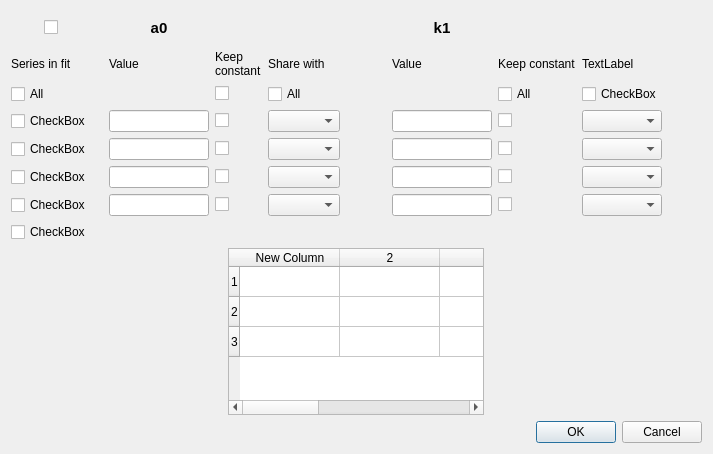
<?xml version="1.0" encoding="UTF-8"?>
<ui version="4.0">
 <class>Dialog</class>
 <widget class="QDialog" name="Dialog">
  <property name="geometry">
   <rect>
    <x>0</x>
    <y>0</y>
    <width>713</width>
    <height>454</height>
   </rect>
  </property>
  <property name="windowTitle">
   <string>Dialog</string>
  </property>
  <layout class="QVBoxLayout" name="verticalLayout">
   <item>
    <layout class="QGridLayout" name="gridLayout">
     <property name="verticalSpacing">
      <number>6</number>
     </property>
     <item row="1" column="5">
      <widget class="QLabel" name="label_14">
       <property name="sizePolicy">
        <sizepolicy hsizetype="Preferred" vsizetype="Preferred">
         <horstretch>0</horstretch>
         <verstretch>0</verstretch>
        </sizepolicy>
       </property>
       <property name="text">
        <string>Share with</string>
       </property>
      </widget>
     </item>
     <item row="0" column="2">
      <widget class="QWidget" name="widget_2" native="true"/>
     </item>
     <item row="3" column="4">
      <widget class="QCheckBox" name="checkBox">
       <property name="sizePolicy">
        <sizepolicy hsizetype="Maximum" vsizetype="Fixed">
         <horstretch>0</horstretch>
         <verstretch>0</verstretch>
        </sizepolicy>
       </property>
       <property name="layoutDirection">
        <enum>Qt::LeftToRight</enum>
       </property>
       <property name="text">
        <string/>
       </property>
      </widget>
     </item>
     <item row="3" column="11">
      <widget class="QComboBox" name="comboBox_5"/>
     </item>
     <item row="1" column="8">
      <widget class="QLabel" name="label_10">
       <property name="sizePolicy">
        <sizepolicy hsizetype="Preferred" vsizetype="Maximum">
         <horstretch>0</horstretch>
         <verstretch>0</verstretch>
        </sizepolicy>
       </property>
       <property name="text">
        <string>Value</string>
       </property>
      </widget>
     </item>
     <item row="1" column="9">
      <widget class="QLabel" name="label_12">
       <property name="sizePolicy">
        <sizepolicy hsizetype="Preferred" vsizetype="Maximum">
         <horstretch>0</horstretch>
         <verstretch>0</verstretch>
        </sizepolicy>
       </property>
       <property name="text">
        <string>Keep constant</string>
       </property>
      </widget>
     </item>
     <item row="3" column="0">
      <widget class="QCheckBox" name="checkBox_9">
       <property name="sizePolicy">
        <sizepolicy hsizetype="Maximum" vsizetype="Fixed">
         <horstretch>0</horstretch>
         <verstretch>0</verstretch>
        </sizepolicy>
       </property>
       <property name="text">
        <string>CheckBox</string>
       </property>
      </widget>
     </item>
     <item row="3" column="8">
      <widget class="QLineEdit" name="lineEdit_6">
       <property name="sizePolicy">
        <sizepolicy hsizetype="Maximum" vsizetype="Fixed">
         <horstretch>0</horstretch>
         <verstretch>0</verstretch>
        </sizepolicy>
       </property>
       <property name="maximumSize">
        <size>
         <width>100</width>
         <height>16777215</height>
        </size>
       </property>
      </widget>
     </item>
     <item row="1" column="11">
      <widget class="QLabel" name="label_6">
       <property name="text">
        <string>TextLabel</string>
       </property>
       <property name="buddy">
        <cstring></cstring>
       </property>
      </widget>
     </item>
     <item row="3" column="3">
      <widget class="QLineEdit" name="lineEdit">
       <property name="sizePolicy">
        <sizepolicy hsizetype="Maximum" vsizetype="Fixed">
         <horstretch>0</horstretch>
         <verstretch>0</verstretch>
        </sizepolicy>
       </property>
       <property name="maximumSize">
        <size>
         <width>100</width>
         <height>16777215</height>
        </size>
       </property>
      </widget>
     </item>
     <item row="4" column="11">
      <widget class="QComboBox" name="comboBox_6"/>
     </item>
     <item row="0" column="6">
      <widget class="QWidget" name="widget_3" native="true"/>
     </item>
     <item row="3" column="1">
      <widget class="QWidget" name="widget" native="true"/>
     </item>
     <item row="6" column="11">
      <widget class="QComboBox" name="comboBox_8"/>
     </item>
     <item row="2" column="5">
      <widget class="QCheckBox" name="checkBox_16">
       <property name="text">
        <string>All</string>
       </property>
      </widget>
     </item>
     <item row="0" column="3">
      <widget class="QLabel" name="label">
       <property name="font">
        <font>
         <pointsize>11</pointsize>
         <weight>75</weight>
         <bold>true</bold>
        </font>
       </property>
       <property name="frameShape">
        <enum>QFrame::NoFrame</enum>
       </property>
       <property name="text">
        <string>a0</string>
       </property>
       <property name="alignment">
        <set>Qt::AlignCenter</set>
       </property>
      </widget>
     </item>
     <item row="0" column="8">
      <widget class="QLabel" name="label_3">
       <property name="font">
        <font>
         <pointsize>11</pointsize>
         <weight>75</weight>
         <bold>true</bold>
        </font>
       </property>
       <property name="text">
        <string>k1</string>
       </property>
       <property name="alignment">
        <set>Qt::AlignCenter</set>
       </property>
      </widget>
     </item>
     <item row="2" column="11">
      <widget class="QCheckBox" name="checkBox_17">
       <property name="text">
        <string>CheckBox</string>
       </property>
      </widget>
     </item>
     <item row="2" column="9">
      <widget class="QCheckBox" name="checkBox_15">
       <property name="text">
        <string>All</string>
       </property>
      </widget>
     </item>
     <item row="7" column="0">
      <widget class="QCheckBox" name="checkBox_18">
       <property name="text">
        <string>CheckBox</string>
       </property>
      </widget>
     </item>
     <item row="6" column="5">
      <widget class="QComboBox" name="comboBox_4"/>
     </item>
     <item row="4" column="8">
      <widget class="QLineEdit" name="lineEdit_7">
       <property name="sizePolicy">
        <sizepolicy hsizetype="Maximum" vsizetype="Fixed">
         <horstretch>0</horstretch>
         <verstretch>0</verstretch>
        </sizepolicy>
       </property>
       <property name="maximumSize">
        <size>
         <width>100</width>
         <height>16777215</height>
        </size>
       </property>
      </widget>
     </item>
     <item row="4" column="4">
      <widget class="QCheckBox" name="checkBox_2">
       <property name="sizePolicy">
        <sizepolicy hsizetype="Maximum" vsizetype="Fixed">
         <horstretch>0</horstretch>
         <verstretch>0</verstretch>
        </sizepolicy>
       </property>
       <property name="layoutDirection">
        <enum>Qt::LeftToRight</enum>
       </property>
       <property name="text">
        <string/>
       </property>
      </widget>
     </item>
     <item row="5" column="0">
      <widget class="QCheckBox" name="checkBox_11">
       <property name="sizePolicy">
        <sizepolicy hsizetype="Maximum" vsizetype="Fixed">
         <horstretch>0</horstretch>
         <verstretch>0</verstretch>
        </sizepolicy>
       </property>
       <property name="text">
        <string>CheckBox</string>
       </property>
      </widget>
     </item>
     <item row="4" column="3">
      <widget class="QLineEdit" name="lineEdit_2">
       <property name="sizePolicy">
        <sizepolicy hsizetype="Maximum" vsizetype="Fixed">
         <horstretch>0</horstretch>
         <verstretch>0</verstretch>
        </sizepolicy>
       </property>
       <property name="maximumSize">
        <size>
         <width>100</width>
         <height>16777215</height>
        </size>
       </property>
      </widget>
     </item>
     <item row="4" column="0">
      <widget class="QCheckBox" name="checkBox_10">
       <property name="sizePolicy">
        <sizepolicy hsizetype="Maximum" vsizetype="Fixed">
         <horstretch>0</horstretch>
         <verstretch>0</verstretch>
        </sizepolicy>
       </property>
       <property name="text">
        <string>CheckBox</string>
       </property>
      </widget>
     </item>
     <item row="5" column="4">
      <widget class="QCheckBox" name="checkBox_3">
       <property name="sizePolicy">
        <sizepolicy hsizetype="Maximum" vsizetype="Fixed">
         <horstretch>0</horstretch>
         <verstretch>0</verstretch>
        </sizepolicy>
       </property>
       <property name="layoutDirection">
        <enum>Qt::LeftToRight</enum>
       </property>
       <property name="text">
        <string/>
       </property>
      </widget>
     </item>
     <item row="5" column="3">
      <widget class="QLineEdit" name="lineEdit_3">
       <property name="sizePolicy">
        <sizepolicy hsizetype="Maximum" vsizetype="Fixed">
         <horstretch>0</horstretch>
         <verstretch>0</verstretch>
        </sizepolicy>
       </property>
       <property name="maximumSize">
        <size>
         <width>100</width>
         <height>16777215</height>
        </size>
       </property>
      </widget>
     </item>
     <item row="4" column="9">
      <widget class="QCheckBox" name="checkBox_5">
       <property name="sizePolicy">
        <sizepolicy hsizetype="Maximum" vsizetype="Fixed">
         <horstretch>0</horstretch>
         <verstretch>0</verstretch>
        </sizepolicy>
       </property>
       <property name="text">
        <string/>
       </property>
      </widget>
     </item>
     <item row="3" column="5">
      <widget class="QComboBox" name="comboBox"/>
     </item>
     <item row="4" column="5">
      <widget class="QComboBox" name="comboBox_2"/>
     </item>
     <item row="5" column="11">
      <widget class="QComboBox" name="comboBox_7"/>
     </item>
     <item row="5" column="9">
      <widget class="QCheckBox" name="checkBox_7">
       <property name="sizePolicy">
        <sizepolicy hsizetype="Maximum" vsizetype="Fixed">
         <horstretch>0</horstretch>
         <verstretch>0</verstretch>
        </sizepolicy>
       </property>
       <property name="text">
        <string/>
       </property>
      </widget>
     </item>
     <item row="6" column="8">
      <widget class="QLineEdit" name="lineEdit_5">
       <property name="sizePolicy">
        <sizepolicy hsizetype="Maximum" vsizetype="Fixed">
         <horstretch>0</horstretch>
         <verstretch>0</verstretch>
        </sizepolicy>
       </property>
       <property name="maximumSize">
        <size>
         <width>100</width>
         <height>16777215</height>
        </size>
       </property>
      </widget>
     </item>
     <item row="6" column="4">
      <widget class="QCheckBox" name="checkBox_4">
       <property name="sizePolicy">
        <sizepolicy hsizetype="Maximum" vsizetype="Fixed">
         <horstretch>0</horstretch>
         <verstretch>0</verstretch>
        </sizepolicy>
       </property>
       <property name="layoutDirection">
        <enum>Qt::LeftToRight</enum>
       </property>
       <property name="text">
        <string/>
       </property>
      </widget>
     </item>
     <item row="6" column="0">
      <widget class="QCheckBox" name="checkBox_12">
       <property name="sizePolicy">
        <sizepolicy hsizetype="Maximum" vsizetype="Fixed">
         <horstretch>0</horstretch>
         <verstretch>0</verstretch>
        </sizepolicy>
       </property>
       <property name="text">
        <string>CheckBox</string>
       </property>
      </widget>
     </item>
     <item row="6" column="3">
      <widget class="QLineEdit" name="lineEdit_4">
       <property name="sizePolicy">
        <sizepolicy hsizetype="Maximum" vsizetype="Fixed">
         <horstretch>0</horstretch>
         <verstretch>0</verstretch>
        </sizepolicy>
       </property>
       <property name="maximumSize">
        <size>
         <width>100</width>
         <height>16777215</height>
        </size>
       </property>
      </widget>
     </item>
     <item row="5" column="8">
      <widget class="QLineEdit" name="lineEdit_8">
       <property name="sizePolicy">
        <sizepolicy hsizetype="Maximum" vsizetype="Fixed">
         <horstretch>0</horstretch>
         <verstretch>0</verstretch>
        </sizepolicy>
       </property>
       <property name="maximumSize">
        <size>
         <width>100</width>
         <height>16777215</height>
        </size>
       </property>
      </widget>
     </item>
     <item row="6" column="9">
      <widget class="QCheckBox" name="checkBox_6">
       <property name="sizePolicy">
        <sizepolicy hsizetype="Maximum" vsizetype="Fixed">
         <horstretch>0</horstretch>
         <verstretch>0</verstretch>
        </sizepolicy>
       </property>
       <property name="text">
        <string/>
       </property>
      </widget>
     </item>
     <item row="2" column="4">
      <widget class="QCheckBox" name="checkBox_14">
       <property name="sizePolicy">
        <sizepolicy hsizetype="Fixed" vsizetype="Fixed">
         <horstretch>0</horstretch>
         <verstretch>0</verstretch>
        </sizepolicy>
       </property>
       <property name="text">
        <string/>
       </property>
      </widget>
     </item>
     <item row="2" column="0">
      <widget class="QCheckBox" name="checkBox_13">
       <property name="text">
        <string>All</string>
       </property>
      </widget>
     </item>
     <item row="1" column="4">
      <widget class="QLabel" name="label_11">
       <property name="sizePolicy">
        <sizepolicy hsizetype="Preferred" vsizetype="Maximum">
         <horstretch>0</horstretch>
         <verstretch>0</verstretch>
        </sizepolicy>
       </property>
       <property name="layoutDirection">
        <enum>Qt::LeftToRight</enum>
       </property>
       <property name="text">
        <string>Keep 
constant</string>
       </property>
      </widget>
     </item>
     <item row="1" column="3">
      <widget class="QLabel" name="label_13">
       <property name="sizePolicy">
        <sizepolicy hsizetype="Preferred" vsizetype="Maximum">
         <horstretch>0</horstretch>
         <verstretch>0</verstretch>
        </sizepolicy>
       </property>
       <property name="text">
        <string>Value</string>
       </property>
      </widget>
     </item>
     <item row="1" column="0">
      <widget class="QLabel" name="label_9">
       <property name="sizePolicy">
        <sizepolicy hsizetype="Preferred" vsizetype="Maximum">
         <horstretch>5</horstretch>
         <verstretch>0</verstretch>
        </sizepolicy>
       </property>
       <property name="minimumSize">
        <size>
         <width>0</width>
         <height>0</height>
        </size>
       </property>
       <property name="text">
        <string>Series in fit</string>
       </property>
      </widget>
     </item>
     <item row="5" column="5">
      <widget class="QComboBox" name="comboBox_3"/>
     </item>
     <item row="3" column="9">
      <widget class="QCheckBox" name="checkBox_8">
       <property name="sizePolicy">
        <sizepolicy hsizetype="Maximum" vsizetype="Fixed">
         <horstretch>0</horstretch>
         <verstretch>0</verstretch>
        </sizepolicy>
       </property>
       <property name="text">
        <string/>
       </property>
      </widget>
     </item>
     <item row="2" column="7">
      <spacer name="horizontalSpacer">
       <property name="orientation">
        <enum>Qt::Horizontal</enum>
       </property>
       <property name="sizeHint" stdset="0">
        <size>
         <width>40</width>
         <height>20</height>
        </size>
       </property>
      </spacer>
     </item>
     <item row="2" column="12">
      <spacer name="horizontalSpacer_2">
       <property name="orientation">
        <enum>Qt::Horizontal</enum>
       </property>
       <property name="sizeHint" stdset="0">
        <size>
         <width>40</width>
         <height>20</height>
        </size>
       </property>
      </spacer>
     </item>
     <item row="0" column="0">
      <widget class="QWidget" name="widget_4" native="true">
       <layout class="QHBoxLayout" name="horizontalLayout">
        <item>
         <widget class="QCheckBox" name="checkBox_19">
          <property name="sizePolicy">
           <sizepolicy hsizetype="Fixed" vsizetype="Fixed">
            <horstretch>0</horstretch>
            <verstretch>0</verstretch>
           </sizepolicy>
          </property>
          <property name="text">
           <string/>
          </property>
         </widget>
        </item>
       </layout>
      </widget>
     </item>
    </layout>
   </item>
   <item alignment="Qt::AlignHCenter">
    <widget class="QTableWidget" name="tableWidget">
     <property name="rowCount">
      <number>3</number>
     </property>
     <property name="columnCount">
      <number>6</number>
     </property>
     <attribute name="horizontalHeaderCascadingSectionResizes">
      <bool>false</bool>
     </attribute>
     <row/>
     <row/>
     <row/>
     <column>
      <property name="text">
       <string>New Column</string>
      </property>
     </column>
     <column/>
     <column/>
     <column/>
     <column/>
     <column/>
     <item row="0" column="1">
      <property name="text">
       <string/>
      </property>
      <property name="textAlignment">
       <set>AlignCenter</set>
      </property>
      <property name="checkState">
       <enum>Unchecked</enum>
      </property>
      <property name="flags">
       <set>ItemIsSelectable|ItemIsEditable|ItemIsDragEnabled|ItemIsUserCheckable|ItemIsEnabled|ItemIsTristate</set>
      </property>
     </item>
    </widget>
   </item>
   <item>
    <widget class="QDialogButtonBox" name="buttonBox">
     <property name="orientation">
      <enum>Qt::Horizontal</enum>
     </property>
     <property name="standardButtons">
      <set>QDialogButtonBox::Cancel|QDialogButtonBox::Ok</set>
     </property>
    </widget>
   </item>
  </layout>
 </widget>
 <tabstops>
  <tabstop>lineEdit</tabstop>
  <tabstop>lineEdit_2</tabstop>
  <tabstop>lineEdit_3</tabstop>
  <tabstop>lineEdit_4</tabstop>
  <tabstop>lineEdit_6</tabstop>
  <tabstop>lineEdit_7</tabstop>
  <tabstop>lineEdit_8</tabstop>
  <tabstop>lineEdit_5</tabstop>
  <tabstop>checkBox</tabstop>
  <tabstop>checkBox_2</tabstop>
  <tabstop>checkBox_3</tabstop>
  <tabstop>checkBox_4</tabstop>
  <tabstop>checkBox_8</tabstop>
  <tabstop>checkBox_5</tabstop>
  <tabstop>checkBox_7</tabstop>
  <tabstop>checkBox_6</tabstop>
  <tabstop>comboBox_5</tabstop>
  <tabstop>comboBox_6</tabstop>
  <tabstop>comboBox_7</tabstop>
  <tabstop>comboBox_8</tabstop>
  <tabstop>checkBox_9</tabstop>
  <tabstop>checkBox_10</tabstop>
  <tabstop>checkBox_11</tabstop>
  <tabstop>checkBox_12</tabstop>
 </tabstops>
 <resources/>
 <connections>
  <connection>
   <sender>buttonBox</sender>
   <signal>rejected()</signal>
   <receiver>Dialog</receiver>
   <slot>reject()</slot>
   <hints>
    <hint type="sourcelabel">
     <x>316</x>
     <y>260</y>
    </hint>
    <hint type="destinationlabel">
     <x>286</x>
     <y>274</y>
    </hint>
   </hints>
  </connection>
  <connection>
   <sender>buttonBox</sender>
   <signal>accepted()</signal>
   <receiver>Dialog</receiver>
   <slot>accept()</slot>
   <hints>
    <hint type="sourcelabel">
     <x>248</x>
     <y>254</y>
    </hint>
    <hint type="destinationlabel">
     <x>157</x>
     <y>274</y>
    </hint>
   </hints>
  </connection>
 </connections>
</ui>
